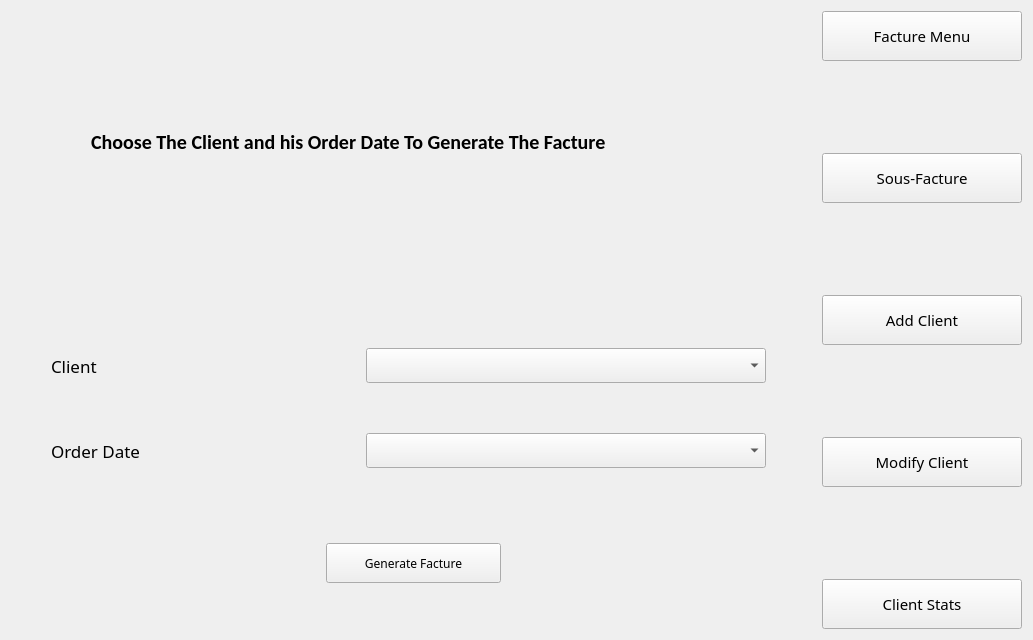
                 <widget class="QWidget" name="make_fact">
                  <layout class="QGridLayout" name="gridLayout_42">
                   <item row="0" column="0">
                    <layout class="QGridLayout" name="gridLayout_41">
                     <item row="0" column="1">
                      <spacer name="verticalSpacer_40">
                       <property name="orientation">
                        <enum>Qt::Vertical</enum>
                       </property>
                       <property name="sizeType">
                        <enum>QSizePolicy::Minimum</enum>
                       </property>
                       <property name="sizeHint" stdset="0">
                        <size>
                         <width>20</width>
                         <height>100</height>
                        </size>
                       </property>
                      </spacer>
                     </item>
                     <item row="0" column="3" rowspan="3">
                      <layout class="QVBoxLayout" name="verticalLayout_21">
                       <item>
                        <widget class="QPushButton" name="facture_fact_client">
                         <property name="minimumSize">
                          <size>
                           <width>200</width>
                           <height>50</height>
                          </size>
                         </property>
                         <property name="maximumSize">
                          <size>
                           <width>200</width>
                           <height>50</height>
                          </size>
                         </property>
                         <property name="font">
                          <font>
                           <family>Microsoft YaHei</family>
                           <pointsize>11</pointsize>
                          </font>
                         </property>
                         <property name="cursor">
                          <cursorShape>PointingHandCursor</cursorShape>
                         </property>
                         <property name="text">
                          <string>Facture Menu</string>
                         </property>
                        </widget>
                       </item>
                       <item>
                        <spacer name="verticalSpacer_34">
                         <property name="orientation">
                          <enum>Qt::Vertical</enum>
                         </property>
                         <property name="sizeHint" stdset="0">
                          <size>
                           <width>20</width>
                           <height>40</height>
                          </size>
                         </property>
                        </spacer>
                       </item>
                       <item>
                        <widget class="QPushButton" name="facture_sousfact_client">
                         <property name="minimumSize">
                          <size>
                           <width>200</width>
                           <height>50</height>
                          </size>
                         </property>
                         <property name="maximumSize">
                          <size>
                           <width>200</width>
                           <height>50</height>
                          </size>
                         </property>
                         <property name="font">
                          <font>
                           <family>Microsoft YaHei</family>
                           <pointsize>11</pointsize>
                          </font>
                         </property>
                         <property name="cursor">
                          <cursorShape>PointingHandCursor</cursorShape>
                         </property>
                         <property name="text">
                          <string>Sous-Facture</string>
                         </property>
                        </widget>
                       </item>
                       <item>
                        <spacer name="verticalSpacer_35">
                         <property name="orientation">
                          <enum>Qt::Vertical</enum>
                         </property>
                         <property name="sizeHint" stdset="0">
                          <size>
                           <width>20</width>
                           <height>40</height>
                          </size>
                         </property>
                        </spacer>
                       </item>
                       <item>
                        <widget class="QPushButton" name="facture_add_client">
                         <property name="minimumSize">
                          <size>
                           <width>200</width>
                           <height>50</height>
                          </size>
                         </property>
                         <property name="maximumSize">
                          <size>
                           <width>200</width>
                           <height>50</height>
                          </size>
                         </property>
                         <property name="font">
                          <font>
                           <family>Microsoft YaHei</family>
                           <pointsize>11</pointsize>
                          </font>
                         </property>
                         <property name="cursor">
                          <cursorShape>PointingHandCursor</cursorShape>
                         </property>
                         <property name="text">
                          <string>Add Client</string>
                         </property>
                        </widget>
                       </item>
                       <item>
                        <spacer name="verticalSpacer_36">
                         <property name="orientation">
                          <enum>Qt::Vertical</enum>
                         </property>
                         <property name="sizeHint" stdset="0">
                          <size>
                           <width>20</width>
                           <height>40</height>
                          </size>
                         </property>
                        </spacer>
                       </item>
                       <item>
                        <widget class="QPushButton" name="facture_modify_client">
                         <property name="minimumSize">
                          <size>
                           <width>200</width>
                           <height>50</height>
                          </size>
                         </property>
                         <property name="maximumSize">
                          <size>
                           <width>200</width>
                           <height>50</height>
                          </size>
                         </property>
                         <property name="font">
                          <font>
                           <family>Microsoft YaHei</family>
                           <pointsize>11</pointsize>
                          </font>
                         </property>
                         <property name="cursor">
                          <cursorShape>PointingHandCursor</cursorShape>
                         </property>
                         <property name="text">
                          <string>Modify Client</string>
                         </property>
                        </widget>
                       </item>
                       <item>
                        <spacer name="verticalSpacer_37">
                         <property name="orientation">
                          <enum>Qt::Vertical</enum>
                         </property>
                         <property name="sizeHint" stdset="0">
                          <size>
                           <width>20</width>
                           <height>40</height>
                          </size>
                         </property>
                        </spacer>
                       </item>
                       <item>
                        <widget class="QPushButton" name="facture_stats_client">
                         <property name="minimumSize">
                          <size>
                           <width>200</width>
                           <height>50</height>
                          </size>
                         </property>
                         <property name="maximumSize">
                          <size>
                           <width>200</width>
                           <height>50</height>
                          </size>
                         </property>
                         <property name="font">
                          <font>
                           <family>Microsoft YaHei</family>
                           <pointsize>11</pointsize>
                          </font>
                         </property>
                         <property name="cursor">
                          <cursorShape>PointingHandCursor</cursorShape>
                         </property>
                         <property name="text">
                          <string>Client Stats</string>
                         </property>
                        </widget>
                       </item>
                      </layout>
                     </item>
                     <item row="1" column="0">
                      <spacer name="horizontalSpacer_76">
                       <property name="orientation">
                        <enum>Qt::Horizontal</enum>
                       </property>
                       <property name="sizeHint" stdset="0">
                        <size>
                         <width>40</width>
                         <height>20</height>
                        </size>
                       </property>
                      </spacer>
                     </item>
                     <item row="1" column="1">
                      <layout class="QVBoxLayout" name="verticalLayout_23">
                       <item>
                        <layout class="QHBoxLayout" name="horizontalLayout_29">
                         <item>
                          <spacer name="horizontalSpacer_74">
                           <property name="orientation">
                            <enum>Qt::Horizontal</enum>
                           </property>
                           <property name="sizeHint" stdset="0">
                            <size>
                             <width>40</width>
                             <height>20</height>
                            </size>
                           </property>
                          </spacer>
                         </item>
                         <item>
                          <widget class="QLabel" name="label_58">
                           <property name="minimumSize">
                            <size>
                             <width>645</width>
                             <height>50</height>
                            </size>
                           </property>
                           <property name="maximumSize">
                            <size>
                             <width>645</width>
                             <height>50</height>
                            </size>
                           </property>
                           <property name="font">
                            <font>
                             <family>Calibri</family>
                             <pointsize>15</pointsize>
                             <weight>75</weight>
                             <bold>true</bold>
                            </font>
                           </property>
                           <property name="text">
                            <string>Choose The Client and his Order Date To Generate The Facture</string>
                           </property>
                          </widget>
                         </item>
                         <item>
                          <spacer name="horizontalSpacer_75">
                           <property name="orientation">
                            <enum>Qt::Horizontal</enum>
                           </property>
                           <property name="sizeHint" stdset="0">
                            <size>
                             <width>40</width>
                             <height>20</height>
                            </size>
                           </property>
                          </spacer>
                         </item>
                        </layout>
                       </item>
                       <item>
                        <spacer name="verticalSpacer_38">
                         <property name="orientation">
                          <enum>Qt::Vertical</enum>
                         </property>
                         <property name="sizeType">
                          <enum>QSizePolicy::Maximum</enum>
                         </property>
                         <property name="sizeHint" stdset="0">
                          <size>
                           <width>20</width>
                           <height>175</height>
                          </size>
                         </property>
                        </spacer>
                       </item>
                       <item>
                        <layout class="QVBoxLayout" name="verticalLayout_22">
                         <property name="spacing">
                          <number>75</number>
                         </property>
                         <item>
                          <layout class="QFormLayout" name="formLayout_4">
                           <property name="verticalSpacing">
                            <number>50</number>
                           </property>
                           <item row="0" column="0">
                            <widget class="QLabel" name="label_59">
                             <property name="minimumSize">
                              <size>
                               <width>240</width>
                               <height>35</height>
                              </size>
                             </property>
                             <property name="maximumSize">
                              <size>
                               <width>240</width>
                               <height>35</height>
                              </size>
                             </property>
                             <property name="font">
                              <font>
                               <family>Sitka Text</family>
                               <pointsize>13</pointsize>
                              </font>
                             </property>
                             <property name="text">
                              <string>Client</string>
                             </property>
                            </widget>
                           </item>
                           <item row="0" column="1">
                            <widget class="QComboBox" name="comboBox_cin">
                             <property name="minimumSize">
                              <size>
                               <width>400</width>
                               <height>35</height>
                              </size>
                             </property>
                             <property name="maximumSize">
                              <size>
                               <width>400</width>
                               <height>35</height>
                              </size>
                             </property>
                             <property name="font">
                              <font>
                               <family>Arial</family>
                               <pointsize>11</pointsize>
                              </font>
                             </property>
                             <property name="cursor">
                              <cursorShape>PointingHandCursor</cursorShape>
                             </property>
                            </widget>
                           </item>
                           <item row="1" column="0">
                            <widget class="QLabel" name="label_60">
                             <property name="minimumSize">
                              <size>
                               <width>240</width>
                               <height>35</height>
                              </size>
                             </property>
                             <property name="maximumSize">
                              <size>
                               <width>240</width>
                               <height>35</height>
                              </size>
                             </property>
                             <property name="font">
                              <font>
                               <family>Sitka Text</family>
                               <pointsize>13</pointsize>
                              </font>
                             </property>
                             <property name="text">
                              <string>Order Date</string>
                             </property>
                            </widget>
                           </item>
                           <item row="1" column="1">
                            <widget class="QComboBox" name="comboBox_date">
                             <property name="minimumSize">
                              <size>
                               <width>400</width>
                               <height>35</height>
                              </size>
                             </property>
                             <property name="maximumSize">
                              <size>
                               <width>400</width>
                               <height>35</height>
                              </size>
                             </property>
                             <property name="font">
                              <font>
                               <family>Arial</family>
                               <pointsize>11</pointsize>
                              </font>
                             </property>
                             <property name="cursor">
                              <cursorShape>PointingHandCursor</cursorShape>
                             </property>
                            </widget>
                           </item>
                          </layout>
                         </item>
                         <item>
                          <layout class="QHBoxLayout" name="horizontalLayout_28">
                           <item>
                            <spacer name="horizontalSpacer_72">
                             <property name="orientation">
                              <enum>Qt::Horizontal</enum>
                             </property>
                             <property name="sizeHint" stdset="0">
                              <size>
                               <width>40</width>
                               <height>20</height>
                              </size>
                             </property>
                            </spacer>
                           </item>
                           <item>
                            <widget class="QPushButton" name="pushButton_facture">
                             <property name="minimumSize">
                              <size>
                               <width>175</width>
                               <height>40</height>
                              </size>
                             </property>
                             <property name="maximumSize">
                              <size>
                               <width>175</width>
                               <height>40</height>
                              </size>
                             </property>
                             <property name="font">
                              <font>
                               <family>Arial Rounded MT Bold</family>
                               <pointsize>9</pointsize>
                              </font>
                             </property>
                             <property name="cursor">
                              <cursorShape>PointingHandCursor</cursorShape>
                             </property>
                             <property name="text">
                              <string>Generate Facture</string>
                             </property>
                            </widget>
                           </item>
                           <item>
                            <spacer name="horizontalSpacer_73">
                             <property name="orientation">
                              <enum>Qt::Horizontal</enum>
                             </property>
                             <property name="sizeHint" stdset="0">
                              <size>
                               <width>40</width>
                               <height>20</height>
                              </size>
                             </property>
                            </spacer>
                           </item>
                          </layout>
                         </item>
                        </layout>
                       </item>
                      </layout>
                     </item>
                     <item row="1" column="2">
                      <spacer name="horizontalSpacer_77">
                       <property name="orientation">
                        <enum>Qt::Horizontal</enum>
                       </property>
                       <property name="sizeHint" stdset="0">
                        <size>
                         <width>40</width>
                         <height>20</height>
                        </size>
                       </property>
                      </spacer>
                     </item>
                     <item row="2" column="1">
                      <spacer name="verticalSpacer_39">
                       <property name="orientation">
                        <enum>Qt::Vertical</enum>
                       </property>
                       <property name="sizeHint" stdset="0">
                        <size>
                         <width>20</width>
                         <height>40</height>
                        </size>
                       </property>
                      </spacer>
                     </item>
                    </layout>
                   </item>
                  </layout>
                 </widget>
